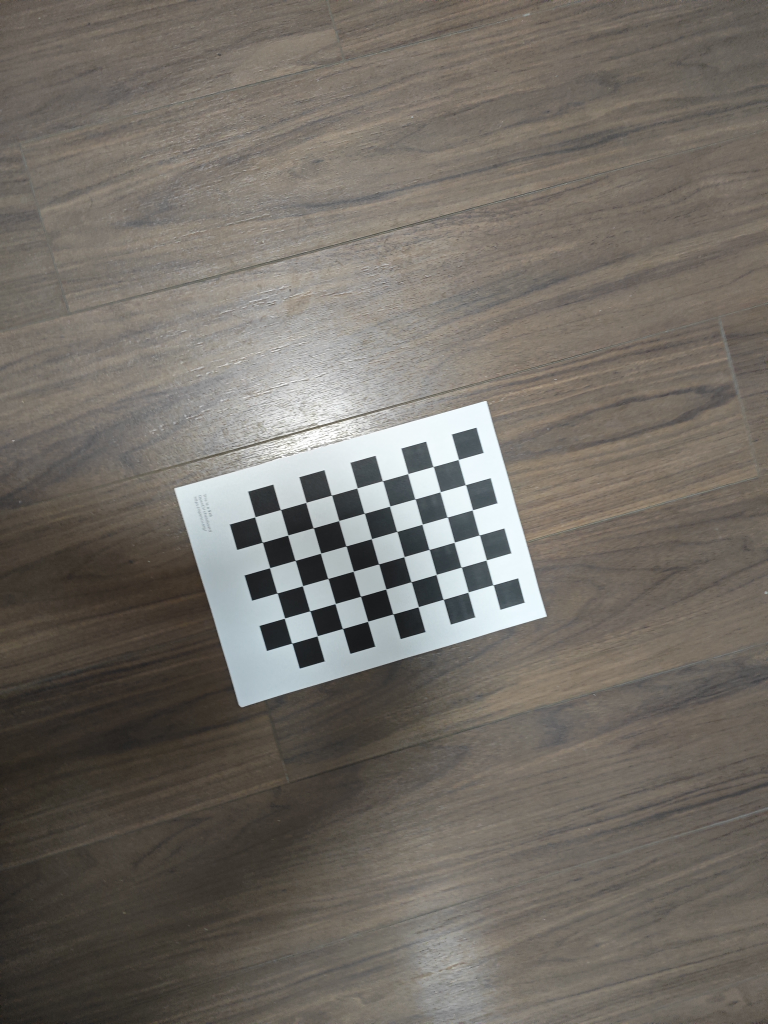
#> input picture kalibrasyon/IMG_20250218_195237.jpg, 3072 x 4096 px (shown at 1/4 size); its folder holds 4 pictures in this run
$ python calib.py
#> lines starting #> are read from the running program, lines starting #| are printed output that depends on the picture
import numpy as np
import cv2 as cv
import glob

import pickle


################ FIND CHESSBOARD CORNERS - OBJECT POINTS AND IMAGE POINTS #############################

chessboardSize = (9,6)
frameSize = (3072,4096)


# termination criteria
criteria = (cv.TERM_CRITERIA_EPS + cv.TERM_CRITERIA_MAX_ITER, 30, 0.001)


# prepare object points, like (0,0,0), (1,0,0), (2,0,0) ....,(6,5,0)
objp = np.zeros((chessboardSize[0] * chessboardSize[1], 3), np.float32)
objp[:,:2] = np.mgrid[0:chessboardSize[0],0:chessboardSize[1]].T.reshape(-1,2)

size_of_chessboard_squares_mm = 20
objp = objp * size_of_chessboard_squares_mm


# Arrays to store object points and image points from all the images.
objpoints = [] # 3d point in real world space
imgpoints = [] # 2d points in image plane.


images = glob.glob("C:/Users/ITEMS/Desktop/strabismus-detection/kalibrasyon/*.jpg")
count = 0
for image in images:
    img = cv.imread(image)
#> img is the input picture: shape (4096, 3072, 3); mean B, G, R 102, 108.9, 114.1
    gray = cv.cvtColor(img, cv.COLOR_BGR2GRAY)

    # Find the chess board corners
    print(gray)
#> (printed output is left out)
    ret, corners = cv.findChessboardCorners(gray, chessboardSize, None)
#> ret = True; corners = 54 rows, first 8: [1973.8, 2340.4], [1872.3, 2370.7], [1774.1, 2398.5], [1675, 2428.5], [1574.4, 2457.5], [1472.8, 2485.6], [1372.5, 2516], [1271.6, 2543.5]

    # If found, add object points, image points (after refining them)
    if ret == True:
        count += 1
        objpoints.append(objp)
        corners2 = cv.cornerSubPix(gray, corners, (11,11), (-1,-1), criteria)
#> corners2 = 54 rows, first 8: [1973.8, 2340.7], [1873.7, 2369.6], [1774.2, 2398.9], [1674.4, 2428.5], [1573.3, 2457.3], [1471.9, 2486.6], [1371.5, 2515.7], [1270.4, 2544.6]
        imgpoints.append(corners2)

        # Draw and display the corners
        cv.drawChessboardCorners(img, chessboardSize, corners2, ret)

        # Resize the image to 1280x720 before showing
        resized_img = cv.resize(img, (1280, 720))
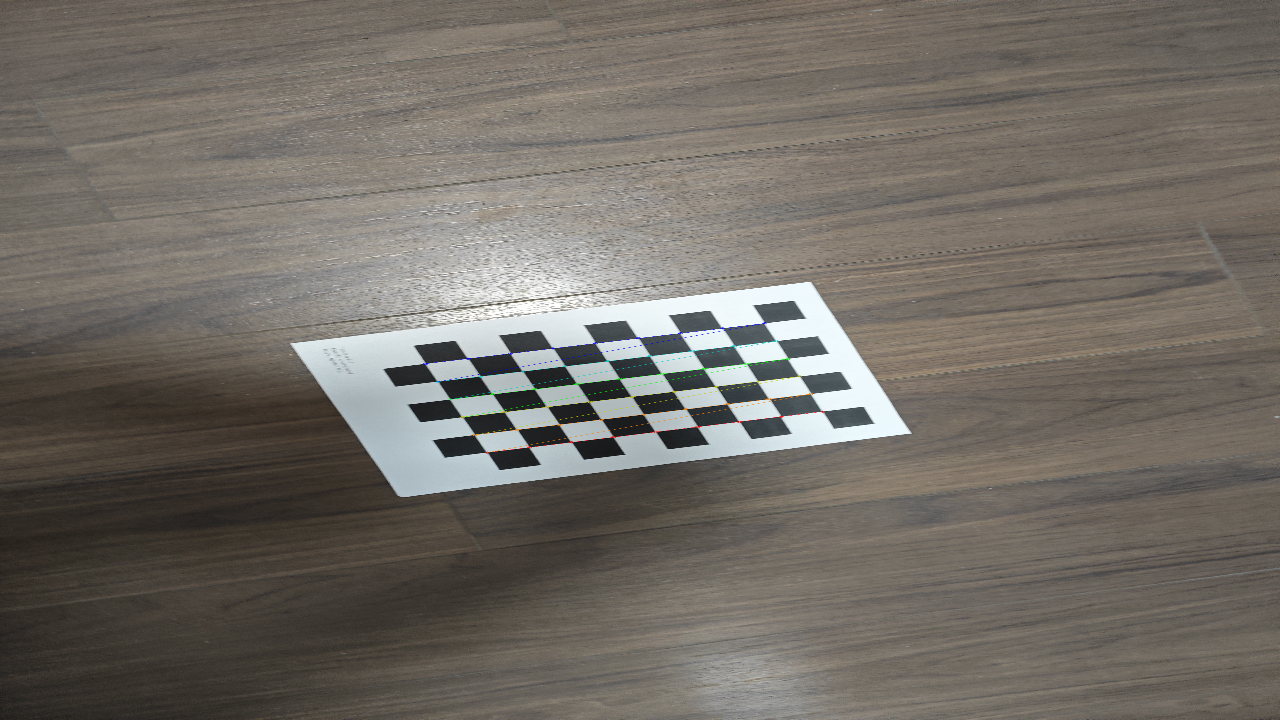
#> resized_img: shape (720, 1280, 3); mean B, G, R 101.8, 108.8, 114
        cv.imshow('img', resized_img)
        cv.waitKey(1000)
#> pass 2 of the loop `for image in images:`:
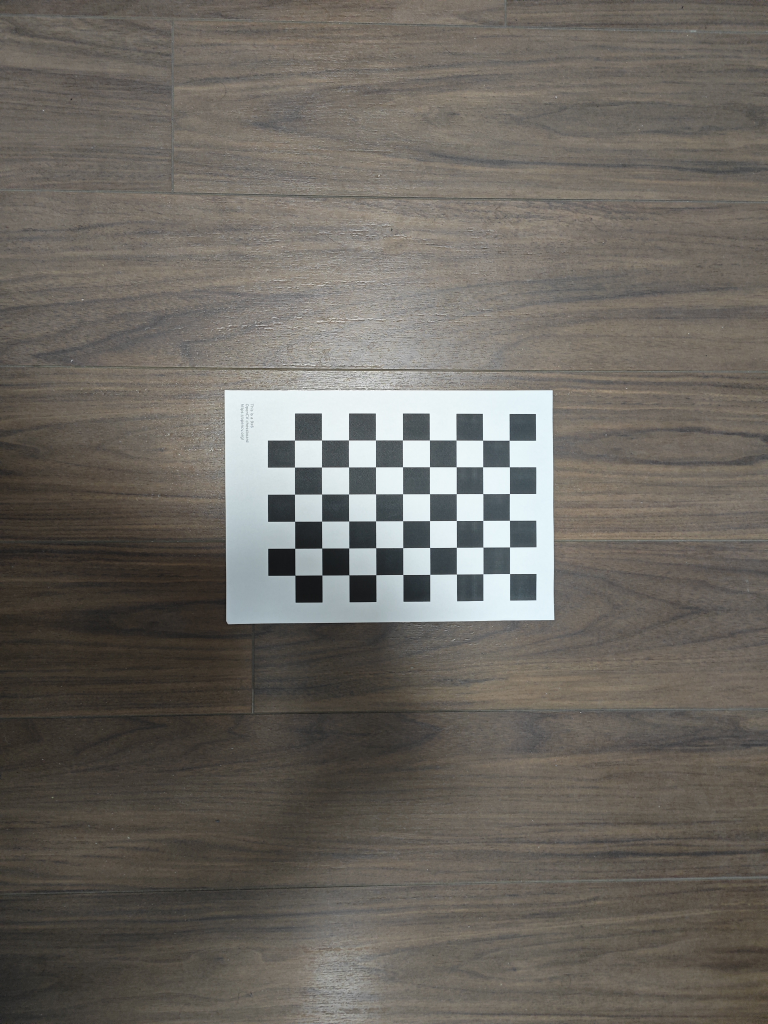
#> input picture kalibrasyon/IMG_20250218_195238.jpg, 3072 x 4096 px (shown at 1/4 size)
#> img is the input picture: shape (4096, 3072, 3); mean B, G, R 96.6, 103, 107.4
#> (printed output is left out)
#> corners = 54 rows, first 8: [2039.6, 2295.5], [1933.5, 2296.5], [1827.2, 2297.6], [1720.5, 2298.7], [1613, 2299.5], [1504.6, 2300.4], [1397.1, 2301], [1289.1, 2301.6]
#> corners2 = 54 rows, first 8: [2039.7, 2295.6], [1933.3, 2296.5], [1827.2, 2297.6], [1720.7, 2298.8], [1613, 2299.5], [1504.8, 2300.5], [1397.1, 2301], [1289.2, 2301.6]
#> `resized_img = cv.resize(img, (1280, 720))`:
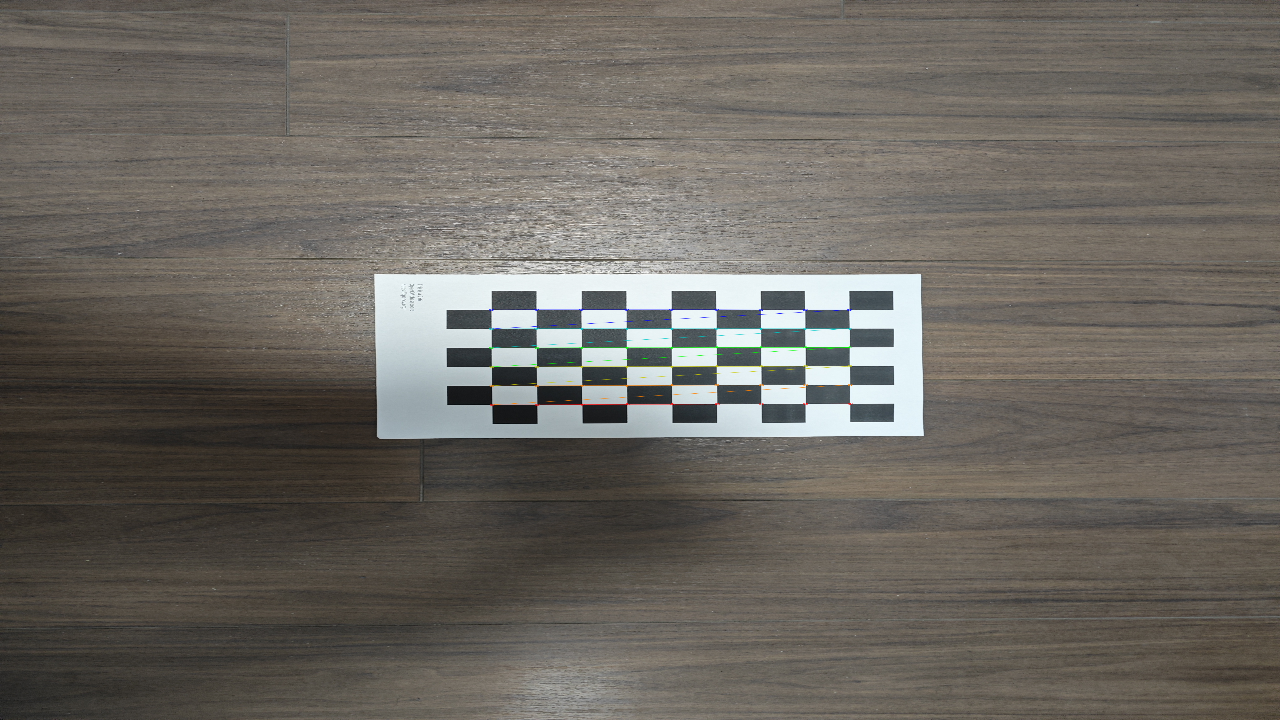
#> resized_img: shape (720, 1280, 3); mean B, G, R 96.4, 102.9, 107.2
#> pass 3 of the loop `for image in images:`:
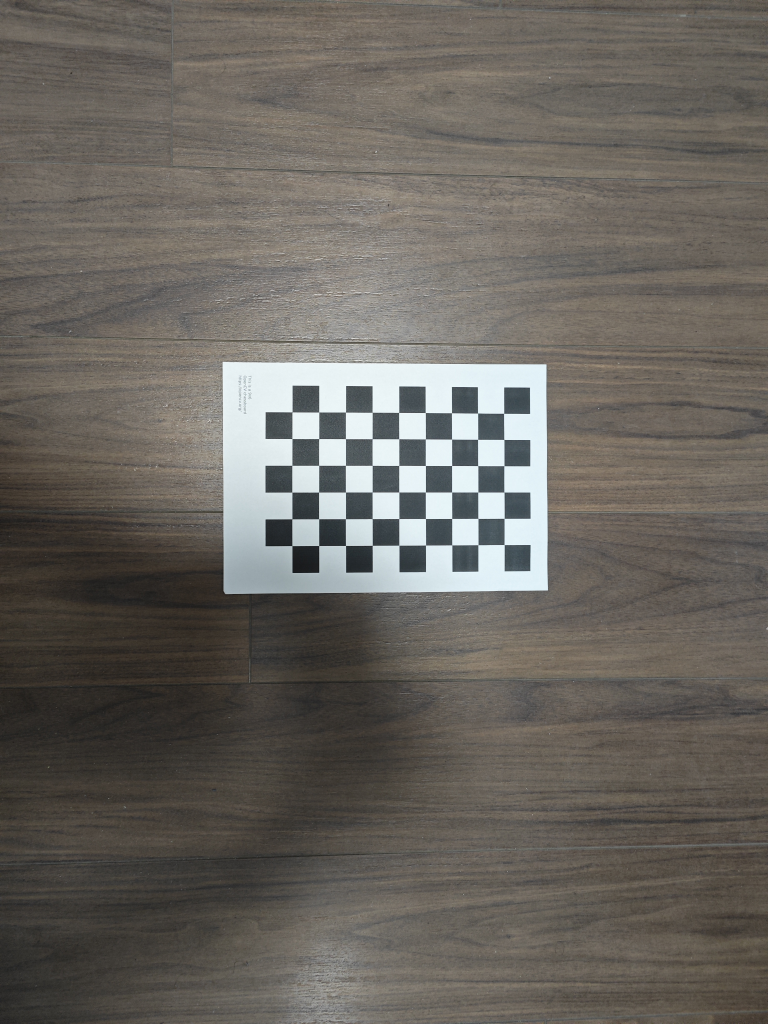
#> input picture kalibrasyon/IMG_20250218_195239.jpg, 3072 x 4096 px (shown at 1/4 size)
#> img is the input picture: shape (4096, 3072, 3); mean B, G, R 95.1, 101.1, 105.4
#> (printed output is left out)
#> corners = 54 rows, first 8: [2017.8, 2179.6], [1913.5, 2180.4], [1808.7, 2181.3], [1703.5, 2181.6], [1597.3, 2182.3], [1490.4, 2182.6], [1383.6, 2183.4], [1276.5, 2183.5]
#> corners2 = 54 rows, first 8: [2018, 2180], [1913.4, 2180.5], [1808.8, 2181.2], [1703.7, 2181.6], [1597.2, 2182.3], [1490.4, 2182.6], [1383.5, 2183.3], [1276.5, 2183.6]
#> `resized_img = cv.resize(img, (1280, 720))`:
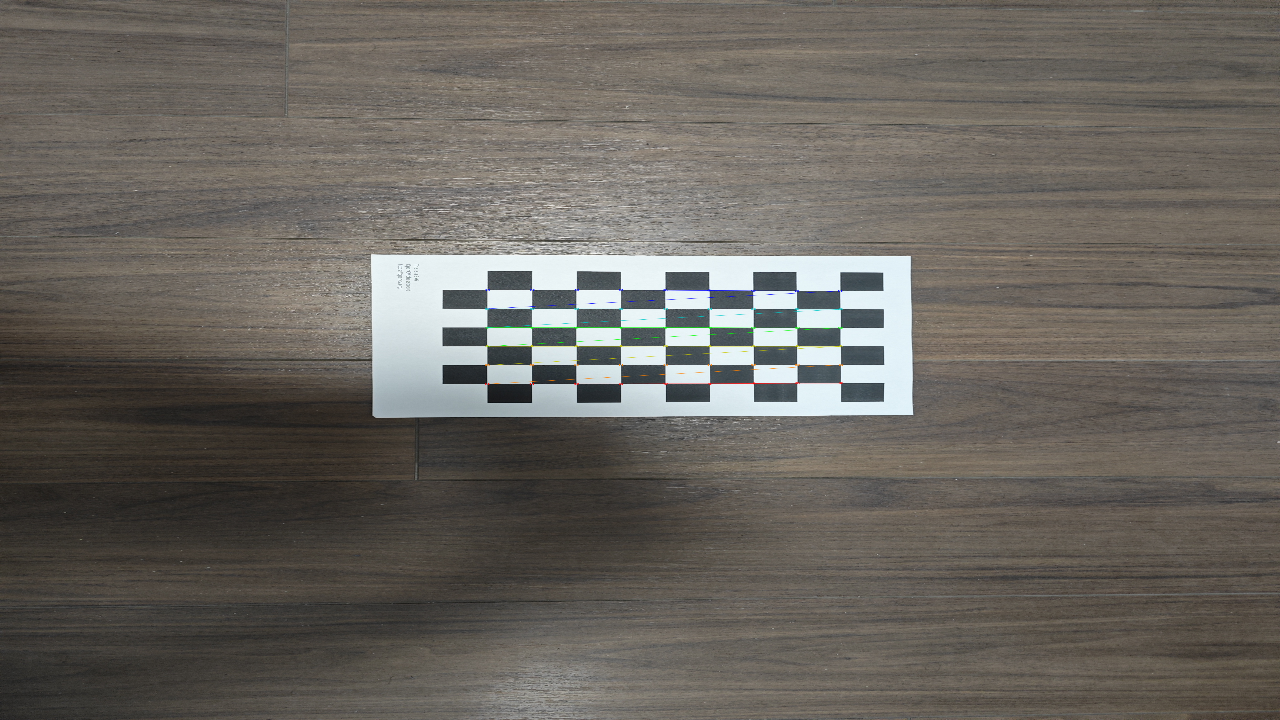
#> resized_img: shape (720, 1280, 3); mean B, G, R 94.8, 101, 105.2
#> the loop made 4 passes; the first 3 are shown
print(count)


cv.destroyAllWindows()


############## CALIBRATION #######################################################
#print(objpoints)
#print(imgpoints)
#print(frameSize)

ret, cameraMatrix, dist, rvecs, tvecs = cv.calibrateCamera(objpoints, imgpoints, frameSize, None, None)


############## UNDISTORTION #####################################################

img = cv.imread('result.jpg')
#> (the run stopped early here; a loop or call above may not have finished)
